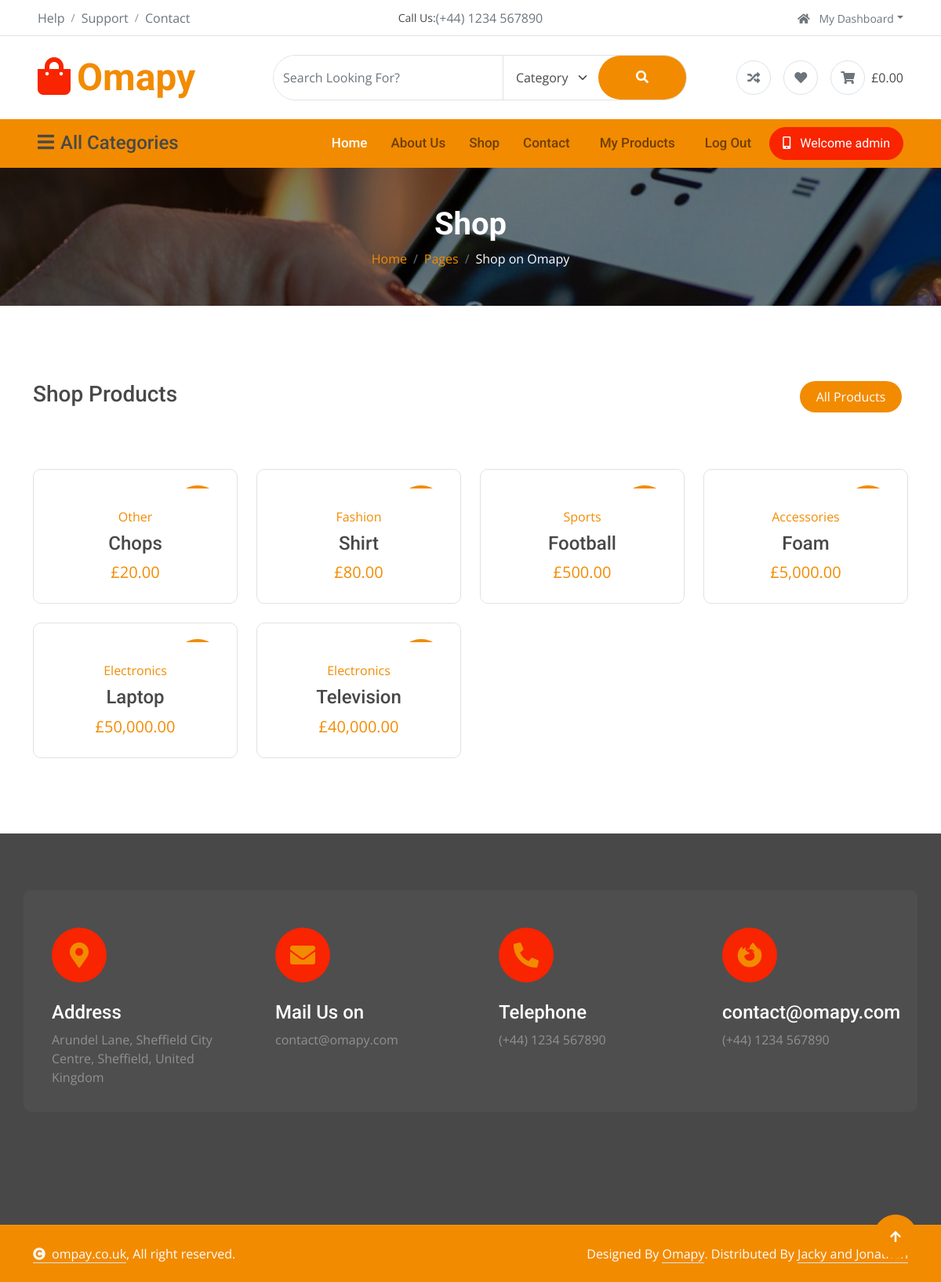
/shop/ (signed in), run on the app's committed database.
### tables this page shows
CREATE TABLE users (
  id INTEGER PRIMARY KEY AUTOINCREMENT,
  created TIMESTAMP DEFAULT CURRENT_TIMESTAMP,
  first_name TEXT NOT NULL,
  last_name TEXT NOT NULL,
  username TEXT UNIQUE NOT NULL,
  email TEXT NOT NULL,
  password TEXT NOT NULL,
  phone TEXT,
  whatsapp TEXT,
  selfie TEXT,
  address TEXT,
  city TEXT,
  postcode TEXT

  
);

CREATE TABLE products (
    id INTEGER PRIMARY KEY AUTOINCREMENT,
    created TIMESTAMP DEFAULT CURRENT_TIMESTAMP,
    user INTEGER NOT NULL REFERENCES users(id),
    product_name TEXT NOT NULL,
    product_price INTEGER NOT NULL,
    product_category TEXT,
    product_brand TEXT,
    product_description TEXT,
    product_image TEXT,
    product_gallery1 TEXT,
    product_gallery2 TEXT,
    product_gallery3 TEXT
);

### app.py (the view)
@app.route('/shop/')
def shop():
    shopProducts = get_all_products()
    return render_template('shop.html',title="Shop Products",products=shopProducts)

### template/shop.html (shortened to what this page needs)
{% extends "base.html" %}
{% block content %}
<div class="container-fluid page-header py-5">
    <h1 class="text-center text-white display-6 wow fadeInUp" data-wow-delay="0.1s">Shop</h1>
    <ol class="breadcrumb justify-content-center mb-0 wow fadeInUp" data-wow-delay="0.3s">
        <li class="breadcrumb-item"><a href="#">Home</a></li>
        <li class="breadcrumb-item"><a href="#">Pages</a></li>
        <li class="breadcrumb-item active text-white">Shop on Omapy</li>
    </ol>
</div>
<div class="container-fluid product py-5">
    <div class="container py-5">
        <div class="tab-class">
            <div class="row g-4">
                <div class="col-lg-4 text-start wow fadeInLeft" data-wow-delay="0.1s">
                    <h3>{{title}}</h3>
                </div>
                <div class="col-lg-8 text-end wow fadeInRight" data-wow-delay="0.1s">
                    <ul class="nav nav-pills d-inline-flex text-center mb-5">
                        <li class="nav-item mb-4">
                            <a class="d-flex mx-2 py-2 bg-light rounded-pill active" href="">
                                <span class="text-dark" style="width: 130px;">All Products</span>
                            </a>
                        </li>
                    </ul>
                </div>
            </div>
            <div class="tab-content">
                <div id="tab-1" class="tab-pane fade show p-0 active">
                    <div class="row g-4">
                        {% for product in products %}
                        <div class="col-md-6 col-lg-4 col-xl-3">
                            <div class="product-item rounded wow fadeInUp" data-wow-delay="0.1s">
                                <div class="product-item-inner border rounded">
                                    <div class="product-item-inner-item">
                                        {% if product['created'] | is_new %}
                                        <div class="product-new">New</div>
                                        {% endif %}
                                    </div>
                                    <div class="text-center rounded-bottom p-4">
                                        <a href="{{ url_for('product', id=product['id']) }}"
                                            class="d-block mb-2">{{product['product_category']}}</a>
                                        <a href="{{ url_for('product', id=product['id']) }}"
                                            class="d-block h4">{{product['product_name']}} </a>
                                        <span class="text-primary fs-5"> {{ product['product_price'] | gbp }}</span>
                                    </div>
                                </div>
                            </div>
                        </div>
                        {% else %}
                        <p class="text-muted">No products available.</p>
                        {% endfor %}
                    </div>
                </div>
            </div>
        </div>
    </div>
</div>
{% endblock %}

### template/base.html (shortened to what this page needs)
<!DOCTYPE html>
<html lang="en">
<head>
    <link rel="stylesheet" href="https://use.fontawesome.com/releases/v5.15.4/css/all.css" />
    <link href="https://cdn.jsdelivr.net/npm/bootstrap-icons@1.4.1/font/bootstrap-icons.css" rel="stylesheet">
    <link href="{{ url_for('static', filename='lib/animate/animate.min.css') }}" rel="stylesheet">
    <link href="{{ url_for('static', filename='lib/owlcarousel/assets/owl.carousel.min.css') }}" rel="stylesheet">
    <link href="{{ url_for('static', filename='css/bootstrap.min.css') }}" rel="stylesheet">
    <link href="{{url_for ('static', filename='css/style.css') }}" rel="stylesheet">
</head>
<body>
    <div class="container-fluid px-5 d-none border-bottom d-lg-block">
        <div class="row gx-0 align-items-center">
            <div class="col-lg-4 text-center text-lg-start mb-lg-0">
                <div class="d-inline-flex align-items-center" style="height: 45px;">
                    <a href="#" class="text-muted me-2"> Help</a><small> / </small>
                    <a href="#" class="text-muted mx-2"> Support</a><small> / </small>
                    <a href="#" class="text-muted ms-2"> Contact</a>
                </div>
            </div>
            <div class="col-lg-4 text-center d-flex align-items-center justify-content-center">
                <small class="text-dark">Call Us:</small>
                <a href="#" class="text-muted">(+44) 1234 567890</a>
            </div>
            <div class="col-lg-4 text-center text-lg-end">
                <div class="d-inline-flex align-items-center" style="height: 45px;">
                    <div class="dropdown">
                        <a href="#" class="dropdown-toggle text-muted ms-2" data-bs-toggle="dropdown"><small><i
                                    class="fa fa-home me-2"></i> My Dashboard</small></a>
                    </div>
                </div>
            </div>
        </div>
    </div>
    <div class="container-fluid px-5 py-4 d-none d-lg-block">
        <div class="row gx-0 align-items-center text-center">
            <div class="col-md-4 col-lg-3 text-center text-lg-start">
                <div class="d-inline-flex align-items-center">
                    <a href="" class="navbar-brand p-0">
                        <h1 class="display-5 text-primary m-0"><i
                                class="fas fa-shopping-bag text-secondary me-2"></i>Omapy</h1>
                    </a>
                </div>
            </div>
            <div class="col-md-4 col-lg-6 text-center">
                <div class="position-relative ps-4">
                    <div class="d-flex border rounded-pill">
                        <input class="form-control border-0 rounded-pill w-100 py-3" type="text"
                            data-bs-target="#dropdownToggle123" placeholder="Search Looking For?">
                        <select class="form-select text-dark border-0 border-start rounded-0 p-3" style="width: 200px;">
                            <option value="All Category">Category</option>
                        </select>
                        <button type="button" class="btn btn-primary rounded-pill py-3 px-5" style="border: 0;"><i
                                class="fas fa-search"></i></button>
                    </div>
                </div>
            </div>
            <div class="col-md-4 col-lg-3 text-center text-lg-end">
                <div class="d-inline-flex align-items-center">
                    <a href="#" class="text-muted d-flex align-items-center justify-content-center me-3"><span
                            class="rounded-circle btn-md-square border"><i class="fas fa-random"></i></i></a>
                    <a href="#" class="text-muted d-flex align-items-center justify-content-center me-3"><span
                            class="rounded-circle btn-md-square border"><i class="fas fa-heart"></i></a>
                    <a href="#" class="text-muted d-flex align-items-center justify-content-center"><span
                            class="rounded-circle btn-md-square border"><i class="fas fa-shopping-cart"></i></span>
                        <span class="text-dark ms-2">£0.00</span></a>
                </div>
            </div>
        </div>
    </div>
    <div class="container-fluid nav-bar p-0">
        <div class="row gx-0 bg-primary px-5 align-items-center">
            <div class="col-lg-3 d-none d-lg-block">
                <nav class="navbar navbar-light position-relative" style="width: 250px;">
                    <button class="navbar-toggler border-0 fs-4 w-100 px-0 text-start" type="button"
                        data-bs-toggle="collapse" data-bs-target="#allCat">
                        <h4 class="m-0"><i class="fa fa-bars me-2"></i>All Categories</h4>
                    </button>
                </nav>
            </div>
            <div class="col-12 col-lg-9">
                <nav class="navbar navbar-expand-lg navbar-light bg-primary ">
                    <div class="collapse navbar-collapse" id="navbarCollapse">
                        <div class="navbar-nav ms-auto py-0">
                            <a href="/" class="nav-item nav-link active">Home</a>
                            <a href="/about" class="nav-item nav-link">About Us</a>
                            <a href="/shop" class="nav-item nav-link">Shop</a>
                            <a href="/contact" class="nav-item nav-link me-2">Contact</a>
                            {% if session['user_id'] %}
                            <a href="/products" class="nav-item nav-link me-2">My Products</a>
                            <a href="/logout" class="nav-item nav-link me-2">Log Out</a>
                            {% else %}
                            <a href="/register" class="nav-item nav-link me-2">Register</a>
                            <a href="/login" class="nav-item nav-link me-2">Login</a>
                            {% endif %}
                        </div>
                        {% if session['user_id'] %}
                        <a href="" class="btn btn-secondary rounded-pill py-2 px-4 px-lg-3 mb-3 mb-md-3 mb-lg-0"><i
                                class="fa fa-mobile-alt me-2"></i> Welcome {{ username }} </a>
                        {% else %}
                        <a href="" class="btn btn-secondary rounded-pill py-2 px-4 px-lg-3 mb-3 mb-md-3 mb-lg-0"><i
                                class="fa fa-mobile-alt me-2"></i> Welcome Pyshoppers </a>
                        {% endif %}
                    </div>
                </nav>
            </div>
        </div>
    </div>
    {% block content %}{% endblock %}
    <div class="container-fluid footer py-5 wow fadeIn" data-wow-delay="0.2s">
        <div class="container py-5">
            <div class="row g-4 rounded mb-5" style="background: rgba(255, 255, 255, .03);">
                <div class="col-md-6 col-lg-6 col-xl-3">
                    <div class="rounded p-4">
                        <div class="rounded-circle bg-secondary d-flex align-items-center justify-content-center mb-4"
                            style="width: 70px; height: 70px;">
                            <i class="fas fa-map-marker-alt fa-2x text-primary"></i>
                        </div>
                        <div>
                            <h4 class="text-white">Address</h4>
                            <p class="mb-2">Arundel Lane, Sheffield City Centre, Sheffield, United Kingdom</p>
                        </div>
                    </div>
                </div>
                <div class="col-md-6 col-lg-6 col-xl-3">
                    <div class="rounded p-4">
                        <div class="rounded-circle bg-secondary d-flex align-items-center justify-content-center mb-4"
                            style="width: 70px; height: 70px;">
                            <i class="fas fa-envelope fa-2x text-primary"></i>
                        </div>
                        <div>
                            <h4 class="text-white">Mail Us on</h4>
                            <p class="mb-2">contact@omapy.com</p>
                        </div>
                    </div>
                </div>
                <div class="col-md-6 col-lg-6 col-xl-3">
                    <div class="rounded p-4">
                        <div class="rounded-circle bg-secondary d-flex align-items-center justify-content-center mb-4"
                            style="width: 70px; height: 70px;">
                            <i class="fa fa-phone-alt fa-2x text-primary"></i>
                        </div>
                        <div>
                            <h4 class="text-white">Telephone</h4>
                            <p class="mb-2">(+44) 1234 567890</p>
                        </div>
                    </div>
                </div>
                <div class="col-md-6 col-lg-6 col-xl-3">
                    <div class="rounded p-4">
                        <div class="rounded-circle bg-secondary d-flex align-items-center justify-content-center mb-4"
                            style="width: 70px; height: 70px;">
                            <i class="fab fa-firefox-browser fa-2x text-primary"></i>
                        </div>
                        <div>
                            <h4 class="text-white">contact@omapy.com</h4>
                            <p class="mb-2">(+44) 1234 567890</p>
                        </div>
                    </div>
                </div>
            </div>
        </div>
    </div>
    <div class="container-fluid copyright py-4">
        <div class="container">
            <div class="row g-4 align-items-center">
                <div class="col-md-6 text-center text-md-start mb-md-0">
                    <span class="text-white"><a href="#" class="border-bottom text-white"><i
                                class="fas fa-copyright text-light me-2"></i>ompay.co.uk</a>, All right
                        reserved.</span>
                </div>
                <div class="col-md-6 text-center text-md-end text-white">
                    Designed By <a class="border-bottom text-white" href="https://htmlcodex.com">Omapy</a>.
                    Distributed By <a class="border-bottom text-white" href="https://themewagon.com">Jacky and
                        Jonathan</a>
                </div>
            </div>
        </div>
    </div>
    <a href="#" class="btn btn-primary btn-lg-square back-to-top"><i class="fa fa-arrow-up"></i></a>
</body>
</html>

### data on the page
users: username "admin"
products: product_category "Other", product_price|gbp "£20.00"
products: product_category "Fashion", product_price|gbp "£80.00"
products: product_category "Sports", product_price|gbp "£500.00"
products: product_category "Accessories", product_price|gbp "£5,000.00"
products: product_category "Electronics", product_price|gbp "£50,000.00"
products: product_category "Electronics", product_price|gbp "£40,000.00"

### other printed values
{{ title }} "Shop Products"
